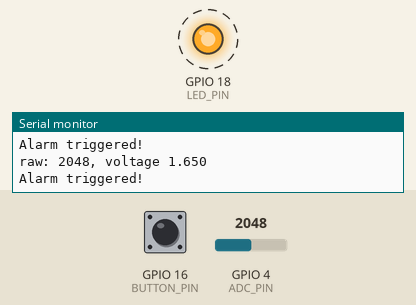
Bench run of a program on a simulated ESP32-S3. Shown: output pins drawn as LEDs (lit = HIGH), the last lines printed to the serial monitor. Dashed ring = blinking. The test bench sets the inputs (shaded band); at power-on: GPIO 16 (BUTTON_PIN) HIGH, GPIO 4 (ADC_PIN) = 2048 (analog values on the 0–4095 scale).

Above: at 1.25 s.
1.3 s: GPIO 16 (BUTTON_PIN) pulled LOW for 0.25 s
At 2.0 s:
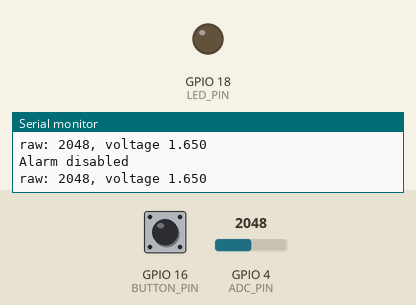
3.0 s: GPIO 16 (BUTTON_PIN) pulled LOW for 1 s
5.5 s: GPIO 16 (BUTTON_PIN) driven LOW
Timing chart, 0 to 8.5 s (numbered marks = the images above; inputs shaded):
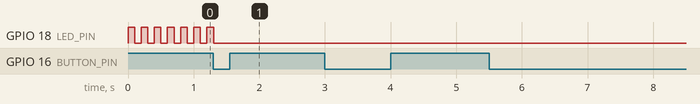

Measured:
- after the input at 1.3 s, GPIO 18 (LED_PIN): goes on until 1.3 s, then stays LOW
- by itself, GPIO 18 (LED_PIN): alternates HIGH for 0.10 s and LOW for 0.10 s

The program:

main.cpp
```cpp
#include <Arduino.h>
#include "driver/adc.h"

#define ADC_PIN 4
#define LED_PIN 18
#define BUTTON_PIN 16
#define ALARM_TRIGGER_VOLTAGE 2.0
#define ALARM_ARM_MIN_VOLTAGE 2.2

struct alarmState {
  bool armed = true;
  bool triggered = false;
};

struct buttonState {
  bool pressed = false;
  bool prevPressedState = false;
  bool newPressDetected = false;
};

struct alarmState alrm;
struct buttonState button;

void setup(void)
{
  Serial.begin(115200);
  analogReadResolution(12);
  analogSetPinAttenuation(ADC_PIN, ADC_11db);
  pinMode(LED_PIN, OUTPUT);
  pinMode(BUTTON_PIN, INPUT_PULLUP);
}

void updateButtonState(void) {
    int buttonValue = digitalRead(BUTTON_PIN);
    bool buttonPressed = (buttonValue == LOW);

    if(buttonPressed == button.prevPressedState){
      button.newPressDetected = false;
      if(buttonPressed) {
        Serial.println("Button still pressed, ignoring");
      }
      return;
    }

    button.prevPressedState = button.pressed;
    button.pressed = buttonPressed;
    button.newPressDetected = (button.pressed && !button.prevPressedState);
  }

void updateAlarmState(void) {
  int raw = analogRead(ADC_PIN);
  float volt = raw * 3.3 / 4096.0;
  Serial.printf("raw: %d, voltage %.3f \n", raw, volt);

  if (button.newPressDetected) {
    if(alrm.armed) {
      alrm.armed = false;
      alrm.triggered = false;
      Serial.println("Alarm disabled");
    } else if(volt >= ALARM_ARM_MIN_VOLTAGE) {
      alrm.armed = true;
      Serial.println("Arming the system");
    } else {
      Serial.println("Too dark to arm the system");
    }
  }

  if(alrm.armed && volt < ALARM_TRIGGER_VOLTAGE) {
    alrm.triggered = true;
    Serial.println("Alarm triggered!");
  }
}

void updateStates(void) {
    updateButtonState();
    updateAlarmState();

  }

void duty() {
  updateStates();
  while(alrm.armed && alrm.triggered) {
      digitalWrite(LED_PIN, HIGH);
      delay(100);
      digitalWrite(LED_PIN, LOW);
      delay(100);
      updateStates();
  }

  }

void loop(void)
{
  duty();
  delay(300);
}
```
